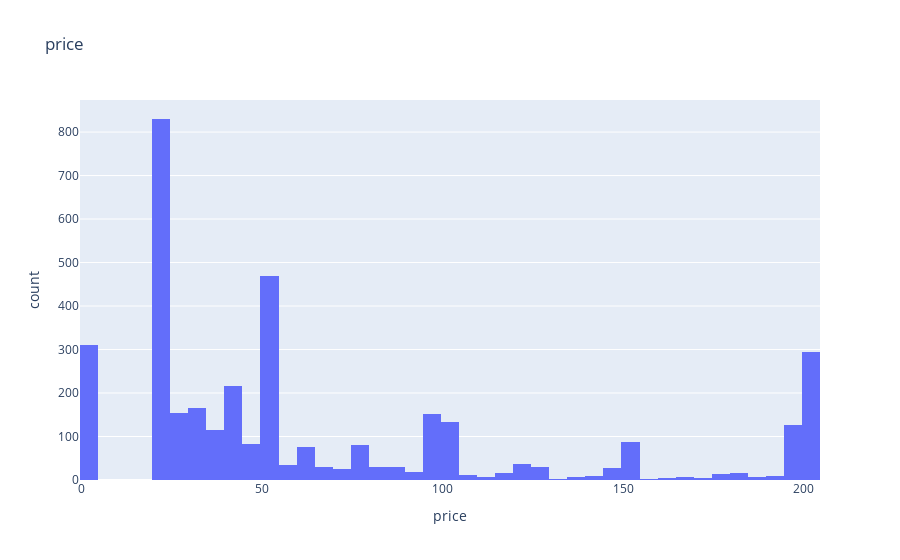

Notebook code for this chart:
### Code cell
fig = px.histogram(df1, x="price", title='price')
fig.show()

### Figure 1 — Plotly figure (JSON) as saved in the notebook; plotly's stock layout.template omitted (floating-point values rounded to 4 significant figures; data arrays with more than 128 entries replaced by an {"elided": "..."} marker saying what was removed)
{"data": [{"alignmentgroup": "True", "bingroup": "x", "hovertemplate": "price=%{x}<br>count=%{y}<extra></extra>", "legendgroup": "", "marker": {"color": "#636efa", "pattern": {"shape": ""}}, "name": "", "offsetgroup": "", "orientation": "v", "showlegend": false, "type": "histogram", "x": {"elided": "3678 int values"}, "xaxis": "x", "yaxis": "y"}], "layout": {"barmode": "relative", "legend": {"tracegroupgap": 0}, "title": {"text": "price"}, "xaxis": {"anchor": "y", "domain": [0, 1], "title": {"text": "price"}}, "yaxis": {"anchor": "x", "domain": [0, 1], "title": {"text": "count"}}}}
